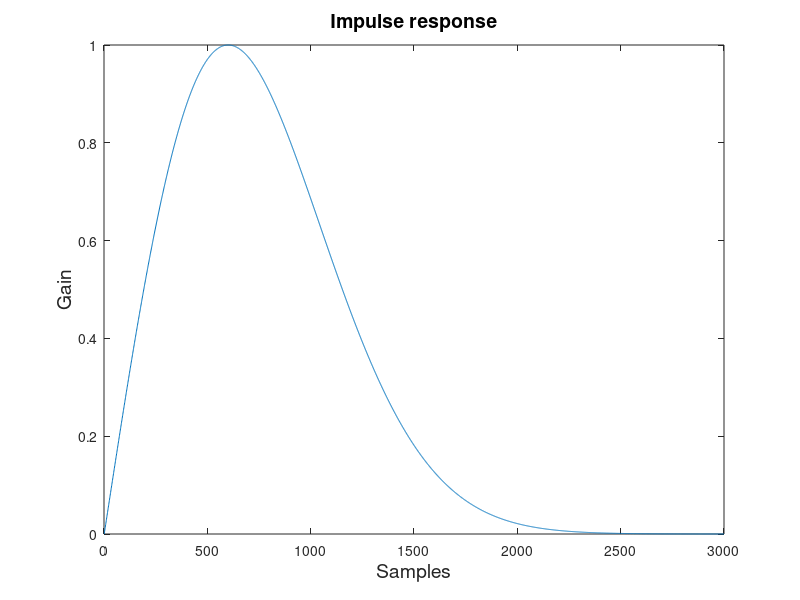

Here is the MATLAB script that generated this plot: (Note: this script raises an error after producing the figure.)
clear all;
close all;
v_max = 50;
carrier = 9.55e9;
fontsize = 14;

tau = 15e-6;
fs = 2e8;
N = tau*fs;
amp = ones(1,N);
f_points = 100;


%% IR
domain = linspace(0,5,N);
impulse_response = raylpdf(domain, 1);
impulse_response = impulse_response/max(impulse_response);

%% IR plot
fig = figure;
plot(impulse_response);
title('Impulse response', 'FontSize', fontsize);
xlabel('Samples', 'FontSize', fontsize);
ylabel('Gain', 'FontSize', fontsize);
print(fig, '-dpng', '-r300', '../thesis/figures/tf1.png');


%% pulse
signal  = makesignal(amp, [], [], tau, fs);
[delay v the_af] = af(impulse_response, signal, tau, fs, v_max, f_points, carrier);
t_str = sprintf('Pulse w/ IR distortion ( \\tau=15 \\mus, f=%1.2f GHz )      ', carrier./1e9);
fig = plotaf(t_str, delay,v,the_af);
print(fig, '-dpng', '-r300', '../thesis/figures/pulsewir-15us.png');



return;


%% LFM
%
B = 5e6;
f_signal = linspace(-B/2,B/2,N);
[clean_signal signal new_tau] = makesignal(amp, [], f_signal, impulse_response, tau, fs);
[delay v the_af] = af(signal, clean_signal, new_tau, fs, v_max, f_points, carrier);
t_str = sprintf('LFM w/ IR distortion ( \\tau=15 \\mus, f=%1.2f GHz )      ', carrier./1e9);
fig = plotaf(t_str, delay,v,the_af);
filename = sprintf('../thesis/figures/lfmwir-%ius.png',tau*1e6);
print(fig, '-dpng', '-r300', filename);


%% NLFM
B = 5e6;
a = 3;
f_signal = B/2 .* generate_arbitrary_fm(tau, fs, a);
[clean_signal signal new_tau] = makesignal(amp, [], f_signal, impulse_response, tau, fs);
[delay v the_af] = af(signal, clean_signal, new_tau, fs, v_max, f_points, carrier);
t_str = sprintf('NLFM w/ IR distortion ( \\tau=15 \\mus, f=%1.2f GHz )      ', carrier./1e9);
fig = plotaf(t_str, delay,v,the_af);
filename = sprintf('../thesis/figures/nlfmwir-%ius.png',tau*1e6);
print(fig, '-dpng', '-r300', filename);

[delay v the_af] = af(clean_signal, clean_signal, new_tau, fs, v_max, f_points, carrier);
t_str = sprintf('NLFM ( \\tau=15 \\mus, f=%1.2f GHz )      ', carrier./1e9);
fig = plotaf(t_str, delay,v,the_af);
filename = sprintf('../thesis/figures/nlfm-%ius-af.png',tau*1e6);
print(fig, '-dpng', '-r300', filename);


%% barker
phase = [ 0 0 0 0 0 1 1 0 0 1 0 1 0] * pi;
phase = kron(phase, ones(1,50));
f_points = 100;
%impulse_response = [];
[clean_signal signal new_tau] = makesignal([], phase, [], impulse_response, tau, fs);
[delay v the_af] = af(signal, clean_signal, new_tau, fs, v_max, f_points, carrier);
t_str = sprintf('Barker w/ IR distortion ( \\tau=15 \\mus, f=%1.2f GHz )      ', carrier./1e9);
fig = plotaf(t_str, delay,v,the_af);
filename = sprintf('../thesis/figures/barkerwir-%ius.png', tau*1e6);
print(fig, '-dpng', '-r300', filename);
